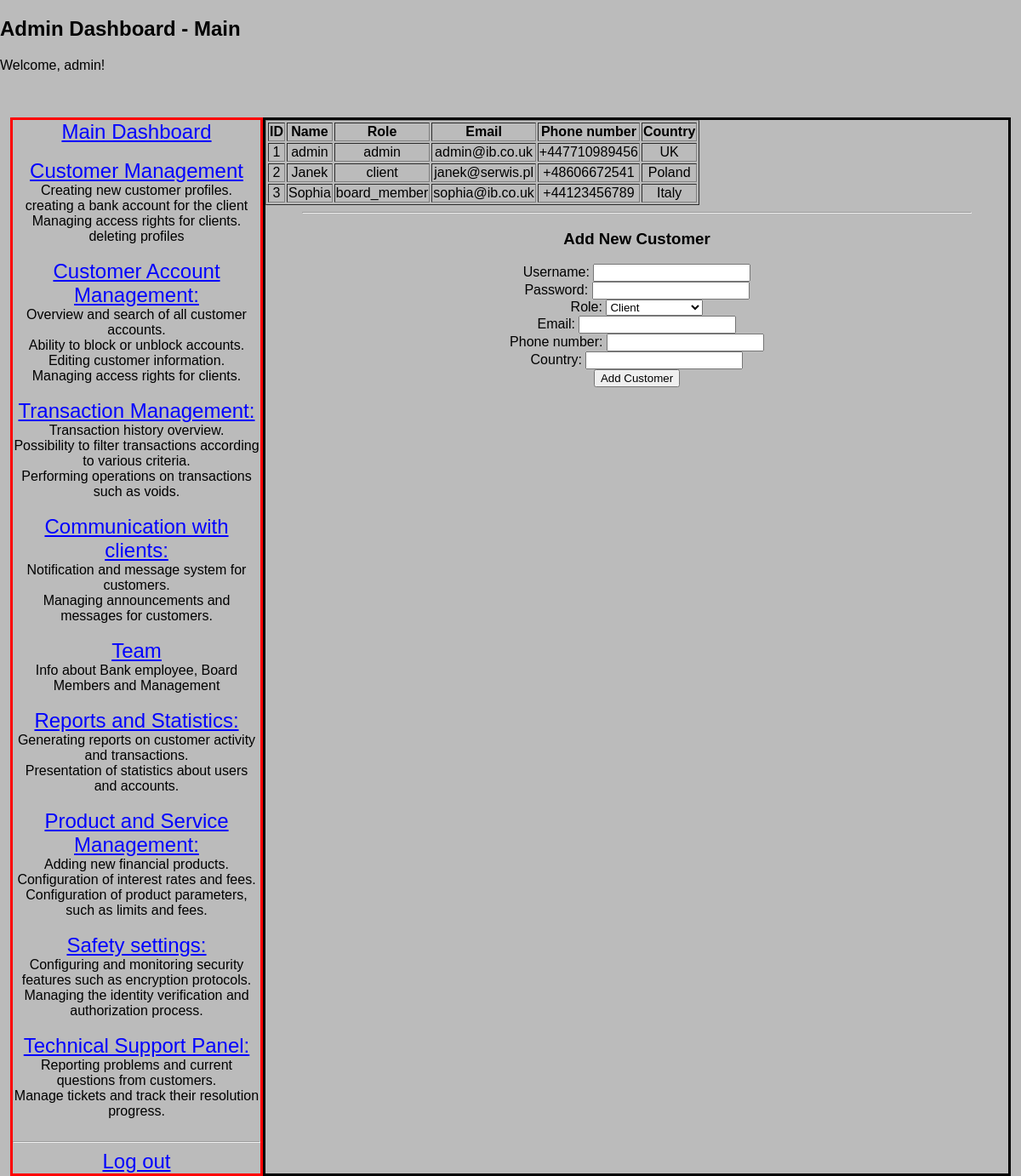
The app's page /admin_dashboard (signed in), older data.
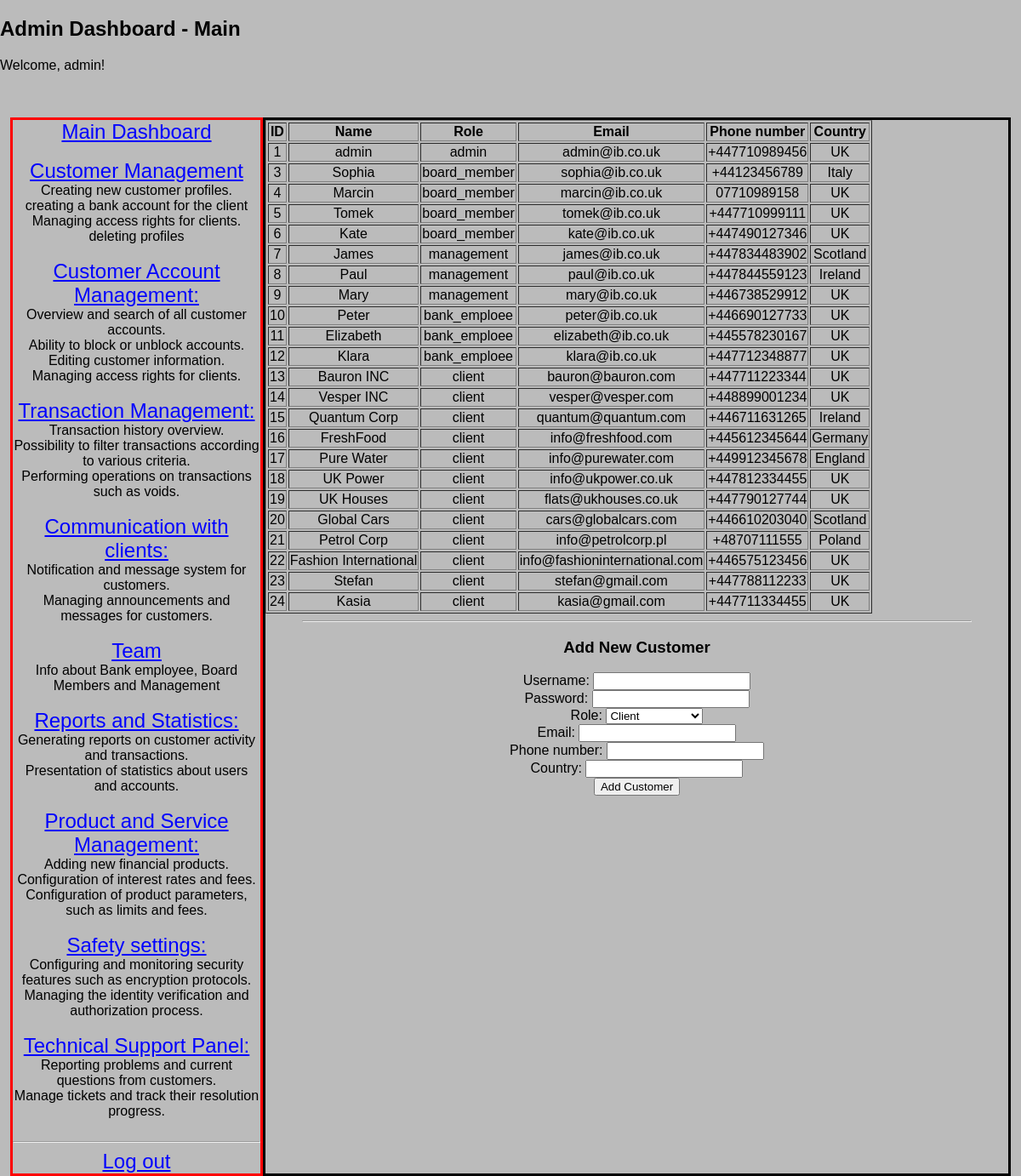
The same page, newer data.
### models/models.py (models this page shows, shortened)
class Users(db.Model, UserMixin):
    id = db.Column(db.Integer, primary_key=True)
    username = db.Column(db.String(50), unique=True, nullable=False)
    password_hash = db.Column(db.String(128), nullable=False)
    role = db.Column(db.String(20), nullable=False, default='client')
    email = db.Column(db.String(120), unique=True, nullable=False)
    phone_number = db.Column(db.String(20), nullable = False)
    country = db.Column(db.String(50))
    transactions = db.relationship('Transaction', backref='user', lazy=True)

### app.py (the view)
@app.route('/admin_dashboard', methods=['GET', 'POST'])
@login_required
def admin_dashboard():
    if current_user.role != 'admin':
        return 'Access denied'
    all_users = Users.query.all()
    return render_template('admin_dashboard.html', all_users=all_users)

### app.py (called while the page is built)
@app.before_request
def initialize_database():
    db.create_all()
    session.permanent = True

@login_manager.user_loader
def load_user(user_id):
    return Users.query.get(int(user_id))

### templates/admin_dashboard.html (shortened to what this page needs)
{% extends 'base_admin.html' %}
{% block subtitle %} - Main{% endblock %}
{% block content %}
            <table border="1">
              <thead>
              <tr>
                  <th>ID</th>
                  <th>Name</th>
                  <th>Role</th>
                  <th>Email</th>
                  <th>Phone number</th>
                  <th>Country</th>
              </tr>
              </thead>
              <tbody>
              {% for user in all_users %}
                  <tr>
                  <td>{{ user.id }}</td>
                  <td>{{ user.username }}</td>
                  <td>{{ user.role }}</td>
                  <td>{{ user.email }}</td>
                  <td>{{ user.phone_number }}</td>
                  <td>{{ user.country }}</td>
                  </tr>
              {% endfor %}
              </tbody>
          </table>
          <hr width="90%" align="center">
          <h3>Add New Customer</h3>
          <form action="{{ url_for('add_customer') }}" method="post" role="form">
              <label for="username">Username:</label>
              <input type="text" id="username" name="username" required><br>
              <label for="password">Password:</label>
              <input type="password" id="password" name="password" required><br>
              <label for="role">Role:</label>
              <select id="role" name="role" required>
              <option value="client">Client</option>
              </select><br>
              <label for="email">Email:</label>
              <input type="text" id="email" name="email" required><br>
              <label for="phone_number">Phone number:</label>
              <input type="text" id="phone_number" name="phone_number" required><br>
              <label for="country">Country:</label>
              <input type="text" id="country" name="country" required><br>
              <input type="submit" value="Add Customer">
          </form>
{% endblock %}

### templates/base_admin.html (shortened to what this page needs)
<!DOCTYPE html>
<html lang="en">
<head>
    <link rel="stylesheet" href="{{ url_for('static', filename='styles_admin.css') }}">
</head>
<body>
    <main>
        <h2>Admin Dashboard  {% block subtitle %}{% endblock %}</h2>
        <p>Welcome, {{ current_user.username }}!</p>
        <br><br>
        <div class="container">
            <div class="left">
            <div>
                <a href="{{ url_for('admin_dashboard') }}" class="link">Main Dashboard</a> <br><br>
                <a href="{{ url_for('admin_dashboard_cm') }}" class="link">Customer Management</a> <br>
                Creating new customer profiles.<br>
                creating a bank account for the client<br>
                Managing access rights for clients.<br>
                deleting profiles<br><br>
                <a href="contact_us" class="link">Customer Account Management:</a> <br>
                Overview and search of all customer accounts.<br>
                Ability to block or unblock accounts.<br>
                Editing customer information.<br>
                Managing access rights for clients.<br><br>
                <a href="contact_us" class="link">Transaction Management:</a> <br>
                Transaction history overview.<br>
                Possibility to filter transactions according to various criteria.<br>
                Performing operations on transactions such as voids.<br><br>
                <a href="contact_us" class="link">Communication with clients:</a> <br>
                Notification and message system for customers.<br>
                Managing announcements and messages for customers.<br><br>
                <a href="{{ url_for('team') }}" class="link">Team</a> <br>
                Info about Bank employee, Board Members and Management<br><br>
                <a href="contact_us" class="link">Reports and Statistics:</a> <br>
                Generating reports on customer activity and transactions.<br>
                Presentation of statistics about users and accounts.<br><br>
                <a href="contact_us" class="link">Product and Service Management:</a> <br>
                Adding new financial products.<br>
                Configuration of interest rates and fees.<br>
                Configuration of product parameters, such as limits and fees.<br><br>
                <a href="contact_us" class="link">Safety settings:</a> <br>
                Configuring and monitoring security features such as encryption protocols.<br>
                Managing the identity verification and authorization process.<br><br>
                <a href="contact_us" class="link">Technical Support Panel:</a> <br>
                Reporting problems and current questions from customers.<br>
                Manage tickets and track their resolution progress.<br><br>
                <hr>
                <a href="{{ url_for('logout') }}" class="link">Log out</a> <br>
            </div>
            </div>
            <div class="right">
                {% block content %}
                {% endblock %}
            </div>
        </div>
    </main>
</body>
</html>

Row changes from the older to the newer data that the page shows:
removed Users: id "2", username "Janek", role "client", email "janek@serwis.pl", phone_number "+48606672541", country "Poland"
added Users: id "4", username "Marcin", role "board_member", email "marcin@ib.co.uk", phone_number "07710989158", country "UK"
added Users: id "5", username "Tomek", role "board_member", email "tomek@ib.co.uk", phone_number "+447710999111", country "UK"
added Users: id "6", username "Kate", role "board_member", email "kate@ib.co.uk", phone_number "+447490127346", country "UK"
added Users: id "7", username "James", role "management", email "james@ib.co.uk", phone_number "+447834483902", country "Scotland"
added Users: id "8", username "Paul", role "management", email "paul@ib.co.uk", phone_number "+447844559123", country "Ireland"
added Users: id "9", username "Mary", role "management", email "mary@ib.co.uk", phone_number "+446738529912", country "UK"
added Users: id "10", username "Peter", role "bank_emploee", email "peter@ib.co.uk", phone_number "+446690127733", country "UK"
added Users: id "11", username "Elizabeth", role "bank_emploee", email "elizabeth@ib.co.uk", phone_number "+445578230167", country "UK"
added Users: id "12", username "Klara", role "bank_emploee", email "klara@ib.co.uk", phone_number "+447712348877", country "UK"
added Users: id "13", username "Bauron INC", role "client", email "bauron@bauron.com", phone_number "+447711223344", country "UK"
added Users: id "14", username "Vesper INC", role "client", email "vesper@vesper.com", phone_number "+448899001234", country "UK"
added Users: id "15", username "Quantum Corp", role "client", email "quantum@quantum.com", phone_number "+446711631265", country "Ireland"
added Users: id "16", username "FreshFood", role "client", email "info@freshfood.com", phone_number "+445612345644", country "Germany"
added Users: id "17", username "Pure Water", role "client", email "info@purewater.com", phone_number "+449912345678", country "England"
added Users: id "18", username "UK Power", role "client", email "info@ukpower.co.uk", phone_number "+447812334455", country "UK"
added Users: id "19", username "UK Houses", role "client", email "flats@ukhouses.co.uk", phone_number "+447790127744", country "UK"
added Users: id "20", username "Global Cars", role "client", email "cars@globalcars.com", phone_number "+446610203040", country "Scotland"
added Users: id "21", username "Petrol Corp", role "client", email "info@petrolcorp.pl", phone_number "+48707111555", country "Poland"
added Users: id "22", username "Fashion International", role "client", email "info@fashioninternational.com", phone_number "+446575123456", country "UK"
added Users: id "23", username "Stefan", role "client", email "stefan@gmail.com", phone_number "+447788112233", country "UK"
added Users: id "24", username "Kasia", role "client", email "kasia@gmail.com", phone_number "+447711334455", country "UK"
